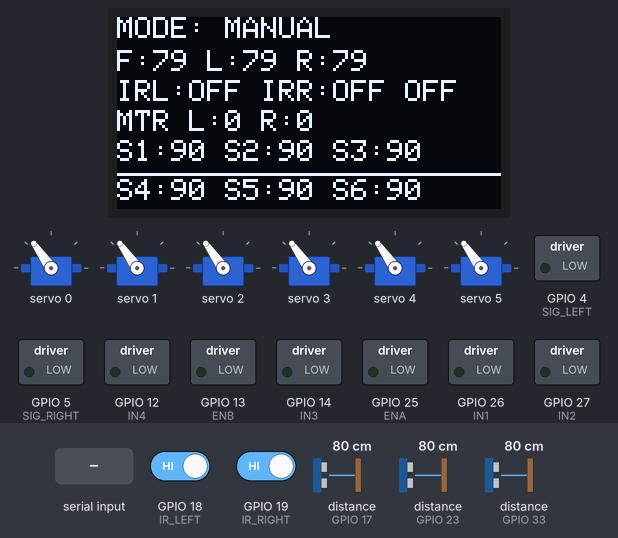
A sketch run on a simulated ESP32. On the bench: 6 × servo, 128×64 one-colour display, switched loads named in the sketch (green lamp = pin HIGH). Wiring (inferred from the names in the program): 3 × ultrasonic range finder: trigger GPIO 15, echo GPIO 23 / trigger GPIO 16, echo GPIO 17 / trigger GPIO 32, echo GPIO 33. Dashed ring = blinking. Inputs (shaded band) come from the test bench; at power-on: GPIO 18 (IR_LEFT) HIGH, GPIO 19 (IR_RIGHT) HIGH, distance to the obstacle (sensors on GPIO 17, GPIO 23, GPIO 33) 80 cm. The echo pulse lasts 58.3 µs per cm; pins used as bus, display or sensor lines are not drawn; what the sketch prints to the serial monitor is not drawn.

Above: at 2.7 s.
2.8 s: GPIO 18 (IR_LEFT) driven LOW
At 3.8 s:
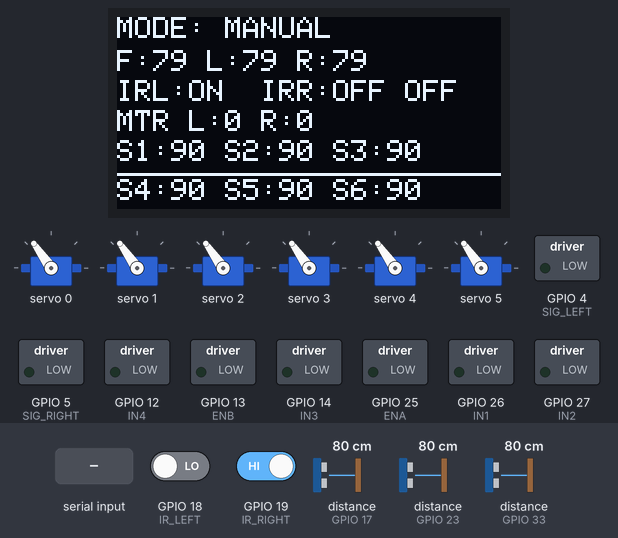
4.5 s: "MODE:\n" received over Serial
At 5.0 s:
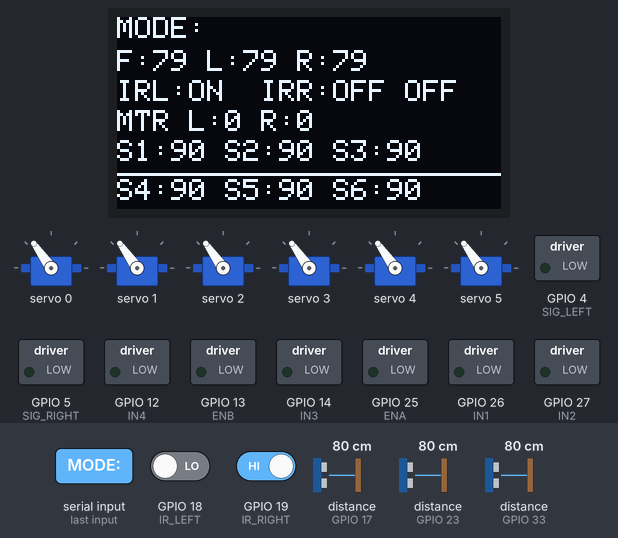
6.1 s: "LIGHT:90\n" received over Serial
At 7.39 s:
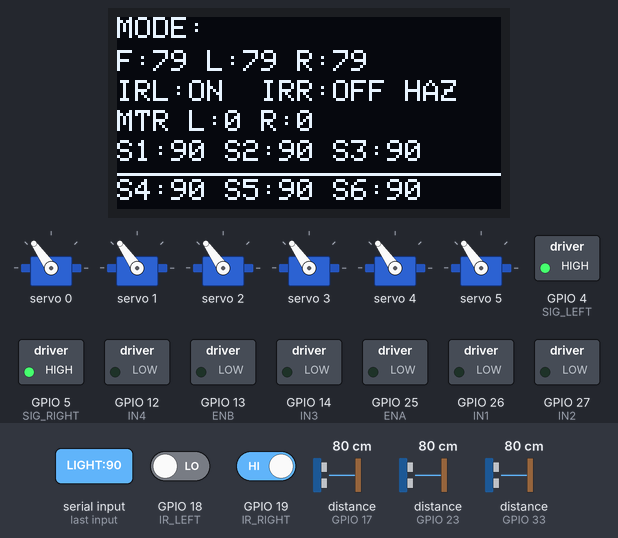
9.1 s: GPIO 19 (IR_RIGHT) driven LOW
At 9.81 s:
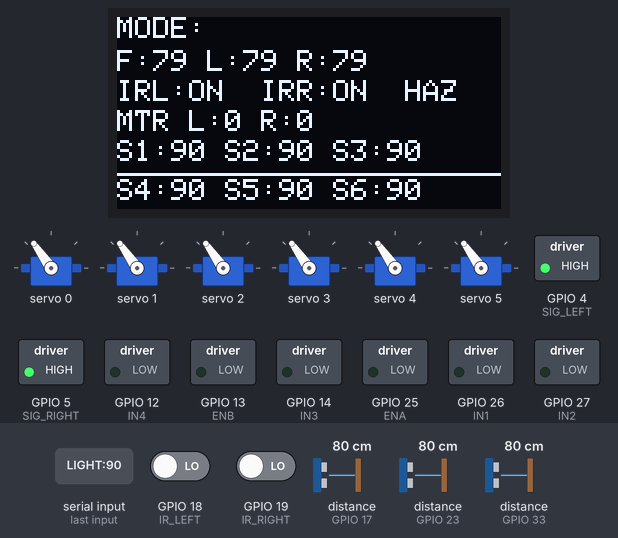
11.9 s: "DRIVE:,45\n" received over Serial
At 12.19 s:
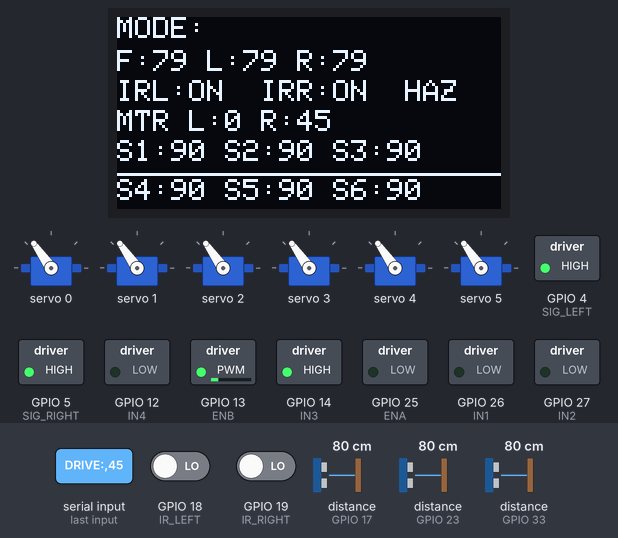
14.3 s: "MODE:90\n" received over Serial
At 14.61 s:
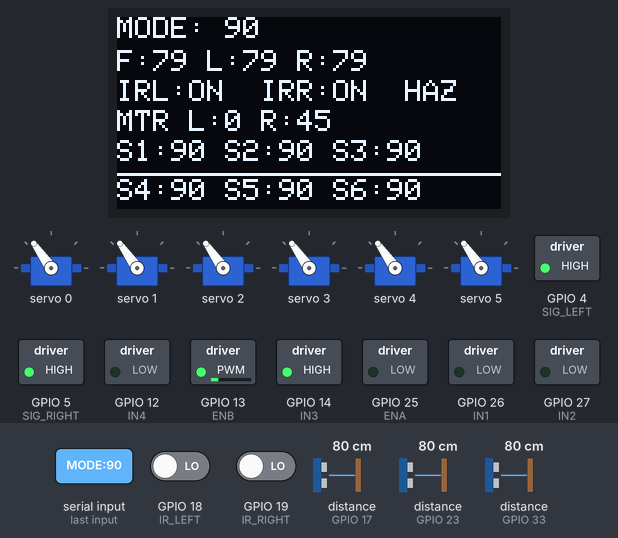
Timing chart, 0 to 18.3 s (numbered marks = the images above; inputs shaded):
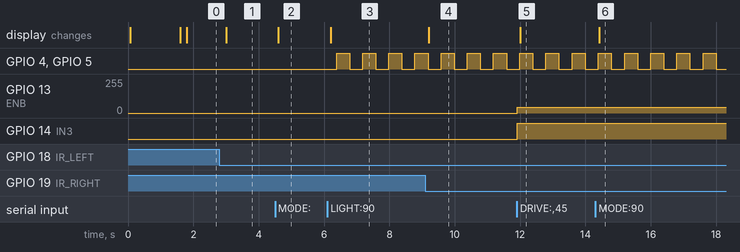

Measured:
- after the input at 2.8 s, the display: changes after 0.21 s (image 1)
- after the input at 4.5 s, the display: changes after 0.10 s (image 2)
- after the input at 6.1 s, GPIO 4 (SIG_LEFT), GPIO 5 (SIG_RIGHT): alternates HIGH for 0.40 s and LOW for 0.40 s, starting after 0.28 s; the display: changes after 0.11 s (image 3)
- after the input at 9.1 s, the display: changes after 0.11 s (image 4)
- after the input at 11.9 s, GPIO 13 (ENB): 0/255 → 45/255 at once; GPIO 14 (IN3): LOW → HIGH at once; the display: changes after 0.11 s (image 5)
- after the input at 14.3 s, the display: changes after 0.12 s (image 6)

The sketch:

ESP32_Robot_Final.ino
```cpp
#include <Wire.h>
#include <Adafruit_PWMServoDriver.h>
#include <Adafruit_SH110X.h>

// ── Timing constants ──────────────────────────────────────────
#define SENSOR_INTERVAL  80      // ms between sensor reads
#define OLED_INTERVAL    200     // ms between OLED refreshes
#define BLINK_MS         400     // ms per blink half-cycle
#define ECHO_TIMEOUT     25000   // us (~425cm max range)
#define USB_BUF_MAX      64      // max USB buffer length

// ── Motor pins ────────────────────────────────────────────────
#define ENA  25
#define IN1  26
#define IN2  27
#define ENB  13
#define IN3  14
#define IN4  12

// ── Motor PWM channels (ledc) ─────────────────────────────────
#define CH_ENA  0
#define CH_ENB  1

// ── Light pins ────────────────────────────────────────────────
#define SIG_LEFT   4
#define SIG_RIGHT  5

// ── Ultrasonic pins ───────────────────────────────────────────
#define TRIG_F  32
#define ECHO_F  33
#define TRIG_L  16
#define ECHO_L  17
#define TRIG_R  15
#define ECHO_R  23

// ── IR sensor pins ────────────────────────────────────────────
#define IR_LEFT   18
#define IR_RIGHT  19

// ── Servo / OLED ─────────────────────────────────────────────
#define SERVOMIN   150
#define SERVOMAX   600
#define SERVO_CNT  6
#define SCREEN_W   128
#define SCREEN_H    64
#define OLED_ADDR  0x3C

const int SERVO_LO[SERVO_CNT] = {30, 30, 30, 30, 30, 30};
const int SERVO_HI[SERVO_CNT] = {150,150,150,150,150,150};

// ── Objects ───────────────────────────────────────────────────
Adafruit_PWMServoDriver pwm = Adafruit_PWMServoDriver(0x40);
Adafruit_SH1106G display(SCREEN_W, SCREEN_H, &Wire, -1);

// ── State ─────────────────────────────────────────────────────
float servoPos[SERVO_CNT];
float servoTarget[SERVO_CNT];

int  speedLeft  = 0, speedRight = 0;
int  blinkMode  = 0;
bool blinkState = false;
float slewStick = 2.0f;
float slewHold  = 0.6f;

int  distFront = 999, distLeft = 999, distRight = 999;
bool irLeft = false, irRight = false;

String usbBuffer = "";

unsigned long lastSensor = 0;
unsigned long lastOLED   = 0;
unsigned long lastBlink  = 0;

char currentMode[12] = "MANUAL";

// ── Motor control (ledc for reliable PWM on ESP32) ────────────
void setMotors(int left, int right) {
  speedLeft  = constrain(left,  -255, 255);
  speedRight = constrain(right, -255, 255);

  // Direction pins
  digitalWrite(IN1, speedLeft  > 0 ? HIGH : LOW);
  digitalWrite(IN2, speedLeft  < 0 ? HIGH : LOW);
  digitalWrite(IN3, speedRight > 0 ? HIGH : LOW);
  digitalWrite(IN4, speedRight < 0 ? HIGH : LOW);

  // Speed via ledc
  ledcWrite(CH_ENA, abs(speedLeft));
  ledcWrite(CH_ENB, abs(speedRight));
}

void stopMotors() { setMotors(0, 0); }

// ── Ultrasonic — non-blocking staggered reads ─────────────────
// Each sensor reads independently every SENSOR_INTERVAL ms
// staggered by 1/3 each to prevent cross-talk
int readUltrasonic(int trig, int echo) {
  digitalWrite(trig, LOW);
  delayMicroseconds(3);
  digitalWrite(trig, HIGH);
  delayMicroseconds(10);
  digitalWrite(trig, LOW);
  long dur = pulseIn(echo, HIGH, ECHO_TIMEOUT);
  if (dur == 0) return 999;
  int cm = (int)(dur * 0.034f / 2.0f);
  return (cm > 400) ? 999 : cm;
}

// Round-robin sensor index: 0=Front 1=Left 2=Right
// One sensor fired per SENSOR_INTERVAL tick — no cross-talk, no blocking overrun
static uint8_t sensorTurn = 0;
static unsigned long lastSensorTick = 0;

void updateSensors() {
  unsigned long now = millis();
  if (now - lastSensorTick < SENSOR_INTERVAL) return;
  lastSensorTick = now;

  // Always read IR (fast digital read — no timing issue)
  irLeft  = (digitalRead(IR_LEFT)  == LOW);
  irRight = (digitalRead(IR_RIGHT) == LOW);

  // Read one ultrasonic per tick, rotating
  switch (sensorTurn) {
    case 0: distFront = readUltrasonic(TRIG_F, ECHO_F); break;
    case 1: distLeft  = readUltrasonic(TRIG_L, ECHO_L); break;
    case 2: distRight = readUltrasonic(TRIG_R, ECHO_R); break;
  }
  sensorTurn = (sensorTurn + 1) % 3;
}

void sendSensorData() {
  if (millis() - lastSensor < SENSOR_INTERVAL) return;
  lastSensor = millis();

  Serial.print("{\"F\":");  Serial.print(distFront);
  Serial.print(",\"L\":");  Serial.print(distLeft);
  Serial.print(",\"R\":");  Serial.print(distRight);
  Serial.print(",\"IL\":"); Serial.print(irLeft  ? 1 : 0);
  Serial.print(",\"IR\":"); Serial.print(irRight ? 1 : 0);
  Serial.print(",\"SL\":"); Serial.print(speedLeft);
  Serial.print(",\"SR\":"); Serial.print(speedRight);
  Serial.println("}");
}

// ── Servos ────────────────────────────────────────────────────
int angleToPulse(int angle) {
  return map(angle, 0, 180, SERVOMIN, SERVOMAX);
}

void setTarget(int ch, float angle) {
  servoTarget[ch] = constrain(angle,
    (float)SERVO_LO[ch], (float)SERVO_HI[ch]);
}

void slewServo(int ch, float rate) {
  float diff = servoTarget[ch] - servoPos[ch];
  if (fabsf(diff) < 0.5f) return;
  if      (diff >  rate) servoPos[ch] += rate;
  else if (diff < -rate) servoPos[ch] -= rate;
  else                   servoPos[ch]  = servoTarget[ch];
  pwm.setPWM(ch, 0, angleToPulse((int)servoPos[ch]));
}

void updateServos() {
  slewServo(0, slewStick);
  slewServo(1, slewStick);
  slewServo(2, slewHold);
  slewServo(3, slewHold);
  slewServo(4, slewHold);
  slewServo(5, slewHold);
}

// ── Lights — proper millis() blink ────────────────────────────
void updateLights() {
  if (millis() - lastBlink >= BLINK_MS) {
    lastBlink  = millis();
    blinkState = !blinkState;
  }
  switch (blinkMode) {
    case 0:
      digitalWrite(SIG_LEFT, LOW);
      digitalWrite(SIG_RIGHT, LOW);
      break;
    case 1:  // Left blinker
      digitalWrite(SIG_LEFT,  blinkState ? HIGH : LOW);
      digitalWrite(SIG_RIGHT, LOW);
      break;
    case 2:  // Right blinker
      digitalWrite(SIG_LEFT,  LOW);
      digitalWrite(SIG_RIGHT, blinkState ? HIGH : LOW);
      break;
    case 3:  // Hazard — both blink together
      digitalWrite(SIG_LEFT,  blinkState ? HIGH : LOW);
      digitalWrite(SIG_RIGHT, blinkState ? HIGH : LOW);
      break;
  }
}

// ── USB Serial parser ─────────────────────────────────────────
void parseUSBCommand(const String& cmd) {

  if (cmd == "STOP") {
    stopMotors();
    return;
  }

  if (cmd.startsWith("DRIVE:")) {
    int comma = cmd.indexOf(',', 6);
    if (comma < 0) return;
    setMotors(cmd.substring(6, comma).toInt(),
              cmd.substring(comma + 1).toInt());
    return;
  }

  if (cmd.startsWith("SERVO:")) {
    int comma = cmd.indexOf(',', 6);
    if (comma < 0) return;
    int   ch  = cmd.substring(6, comma).toInt();
    float ang = cmd.substring(comma + 1).toFloat();
    if (ch >= 0 && ch < SERVO_CNT) setTarget(ch, ang);
    return;
  }

  if (cmd.startsWith("LIGHT:")) {
    blinkMode = constrain(cmd.substring(6).toInt(), 0, 3);
    return;
  }

  if (cmd.startsWith("ARMSPEED:")) {
    float spd = constrain(cmd.substring(9).toFloat(), 0.2f, 15.0f);
    slewStick = spd;
    slewHold  = spd * 0.3f;
    return;
  }

  if (cmd.startsWith("MODE:")) {
    String m = cmd.substring(5);
    m.toCharArray(currentMode, sizeof(currentMode));
    return;
  }
}

void readUSBSerial() {
  while (Serial.available()) {
    char c = (char)Serial.read();
    if (c == '\n') {
      usbBuffer.trim();
      if (usbBuffer.length() > 0) parseUSBCommand(usbBuffer);
      usbBuffer = "";
    } else if (c != '\r') {
      // Cap buffer length to prevent unbounded growth from line noise
      if (usbBuffer.length() < USB_BUF_MAX) usbBuffer += c;
      else usbBuffer = "";  // overflow — discard and start fresh
    }
  }
}

// ── OLED ──────────────────────────────────────────────────────
void updateOLED() {
  if (millis() - lastOLED < OLED_INTERVAL) return;
  lastOLED = millis();

  const char* blinkNames[] = {"OFF","<L","R>","HAZ"};

  display.clearDisplay();
  display.setTextSize(1);
  display.setTextColor(SH110X_WHITE);

  // Row 0 — Mode
  display.setCursor(0, 0);
  display.print("MODE: ");
  display.print(currentMode);

  // Row 1 — Distances
  display.setCursor(0, 11);
  display.print("F:"); display.print(distFront);
  display.print(" L:"); display.print(distLeft);
  display.print(" R:"); display.print(distRight);

  // Row 2 — IR + light mode
  display.setCursor(0, 21);
  display.print("IRL:"); display.print(irLeft  ? "ON " : "OFF");
  display.print(" IRR:"); display.print(irRight ? "ON " : "OFF");
  display.print(" "); display.print(blinkNames[blinkMode]);

  // Row 3 — Motors
  display.setCursor(0, 31);
  display.print("MTR L:"); display.print(speedLeft);
  display.print(" R:");    display.print(speedRight);

  // Row 4 — Servos S1-S3
  display.setCursor(0, 41);
  display.print("S1:"); display.print((int)servoPos[0]);
  display.print(" S2:"); display.print((int)servoPos[1]);
  display.print(" S3:"); display.print((int)servoPos[2]);

  // Row 5 — Servos S4-S6
  display.drawFastHLine(0, 52, 128, SH110X_WHITE);
  display.setCursor(0, 54);
  display.print("S4:"); display.print((int)servoPos[3]);
  display.print(" S5:"); display.print((int)servoPos[4]);
  display.print(" S6:"); display.print((int)servoPos[5]);

  display.display();
}

// ── Setup ─────────────────────────────────────────────────────
void setup() {
  Serial.begin(115200);

  // Motor direction pins
  pinMode(IN1,OUTPUT); pinMode(IN2,OUTPUT);
  pinMode(IN3,OUTPUT); pinMode(IN4,OUTPUT);

  // Motor speed via ledc (more reliable than analogWrite on ESP32)
  ledcSetup(CH_ENA, 5000, 8);   // 5kHz, 8-bit (0-255)
  ledcSetup(CH_ENB, 5000, 8);
  ledcAttachPin(ENA, CH_ENA);
  ledcAttachPin(ENB, CH_ENB);
  stopMotors();

  // Lights
  pinMode(SIG_LEFT, OUTPUT);  digitalWrite(SIG_LEFT, LOW);
  pinMode(SIG_RIGHT,OUTPUT);  digitalWrite(SIG_RIGHT,LOW);

  // Ultrasonic
  pinMode(TRIG_F,OUTPUT); pinMode(ECHO_F,INPUT);
  pinMode(TRIG_L,OUTPUT); pinMode(ECHO_L,INPUT);
  pinMode(TRIG_R,OUTPUT); pinMode(ECHO_R,INPUT);

  // IR (input — module has onboard pullup)
  pinMode(IR_LEFT,  INPUT);
  pinMode(IR_RIGHT, INPUT);

  // I2C
  Wire.begin(21, 22);

  // PCA9685
  pwm.begin();
  pwm.setOscillatorFrequency(27000000);
  pwm.setPWMFreq(50);
  delay(10);

  // Center all servos
  for (int i = 0; i < SERVO_CNT; i++) {
    servoPos[i] = servoTarget[i] = 90;
    pwm.setPWM(i, 0, angleToPulse(90));
  }

  // OLED
  display.begin(OLED_ADDR, true);
  display.clearDisplay();
  display.setTextSize(1);
  display.setTextColor(SH110X_WHITE);
  display.setCursor(20, 10); display.println("ROBOT READY");
  display.setCursor(10, 24); display.println("Waiting for");
  display.setCursor(10, 34); display.println("Orange Pi...");
  display.setCursor(10, 48); display.println("USB: 115200 baud");
  display.display();
  delay(1500);

  Serial.println("[ESP32] Ready");
}

// ── Loop ──────────────────────────────────────────────────────
void loop() {
  readUSBSerial();   // receive commands from Orange Pi
  updateSensors();   // staggered non-blocking sensor reads
  sendSensorData();  // send JSON to Orange Pi
  updateServos();    // slew servos toward targets
  updateLights();    // blink lights
  updateOLED();      // refresh display
  // NO delay() — everything uses millis() timers
}
```
